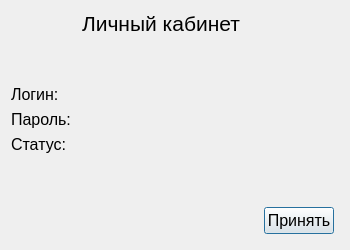
<?xml version="1.0" encoding="UTF-8"?>
<ui version="4.0">
 <class>InfoUser</class>
 <widget class="QDialog" name="InfoUser">
  <property name="geometry">
   <rect>
    <x>0</x>
    <y>0</y>
    <width>350</width>
    <height>250</height>
   </rect>
  </property>
  <property name="windowTitle">
   <string>Dialog</string>
  </property>
  <property name="layoutDirection">
   <enum>Qt::LeftToRight</enum>
  </property>
  <layout class="QVBoxLayout" name="verticalLayout_4">
   <property name="sizeConstraint">
    <enum>QLayout::SetDefaultConstraint</enum>
   </property>
   <item>
    <widget class="QLabel" name="label">
     <property name="maximumSize">
      <size>
       <width>300</width>
       <height>30</height>
      </size>
     </property>
     <property name="font">
      <font>
       <pointsize>16</pointsize>
      </font>
     </property>
     <property name="focusPolicy">
      <enum>Qt::NoFocus</enum>
     </property>
     <property name="layoutDirection">
      <enum>Qt::LeftToRight</enum>
     </property>
     <property name="autoFillBackground">
      <bool>false</bool>
     </property>
     <property name="text">
      <string>Личный кабинет</string>
     </property>
     <property name="alignment">
      <set>Qt::AlignCenter</set>
     </property>
    </widget>
   </item>
   <item>
    <spacer name="verticalSpacer_2">
     <property name="orientation">
      <enum>Qt::Vertical</enum>
     </property>
     <property name="sizeHint" stdset="0">
      <size>
       <width>20</width>
       <height>40</height>
      </size>
     </property>
    </spacer>
   </item>
   <item>
    <layout class="QFormLayout" name="formLayout_2">
     <property name="rowWrapPolicy">
      <enum>QFormLayout::DontWrapRows</enum>
     </property>
     <property name="labelAlignment">
      <set>Qt::AlignJustify|Qt::AlignVCenter</set>
     </property>
     <property name="formAlignment">
      <set>Qt::AlignJustify|Qt::AlignVCenter</set>
     </property>
     <item row="0" column="0">
      <widget class="QLabel" name="label_2">
       <property name="font">
        <font>
         <pointsize>12</pointsize>
        </font>
       </property>
       <property name="text">
        <string>Логин: </string>
       </property>
      </widget>
     </item>
     <item row="1" column="0">
      <widget class="QLabel" name="label_3">
       <property name="font">
        <font>
         <pointsize>12</pointsize>
        </font>
       </property>
       <property name="text">
        <string>Пароль:</string>
       </property>
      </widget>
     </item>
     <item row="2" column="0">
      <widget class="QLabel" name="label_4">
       <property name="font">
        <font>
         <pointsize>12</pointsize>
        </font>
       </property>
       <property name="text">
        <string>Статус:</string>
       </property>
      </widget>
     </item>
     <item row="0" column="1">
      <widget class="QLabel" name="Llogin">
       <property name="text">
        <string/>
       </property>
      </widget>
     </item>
     <item row="1" column="1">
      <widget class="QLabel" name="LPassword">
       <property name="text">
        <string/>
       </property>
      </widget>
     </item>
     <item row="2" column="1">
      <widget class="QLabel" name="LStatus">
       <property name="text">
        <string/>
       </property>
      </widget>
     </item>
    </layout>
   </item>
   <item>
    <spacer name="verticalSpacer">
     <property name="orientation">
      <enum>Qt::Vertical</enum>
     </property>
     <property name="sizeHint" stdset="0">
      <size>
       <width>20</width>
       <height>40</height>
      </size>
     </property>
    </spacer>
   </item>
   <item>
    <layout class="QHBoxLayout" name="horizontalLayout" stretch="0,0">
     <property name="spacing">
      <number>5</number>
     </property>
     <property name="sizeConstraint">
      <enum>QLayout::SetMinimumSize</enum>
     </property>
     <property name="leftMargin">
      <number>5</number>
     </property>
     <property name="topMargin">
      <number>5</number>
     </property>
     <property name="rightMargin">
      <number>5</number>
     </property>
     <property name="bottomMargin">
      <number>5</number>
     </property>
     <item>
      <spacer name="horizontalSpacer">
       <property name="orientation">
        <enum>Qt::Horizontal</enum>
       </property>
       <property name="sizeHint" stdset="0">
        <size>
         <width>40</width>
         <height>20</height>
        </size>
       </property>
      </spacer>
     </item>
     <item>
      <widget class="QPushButton" name="accept">
       <property name="maximumSize">
        <size>
         <width>70</width>
         <height>16777215</height>
        </size>
       </property>
       <property name="font">
        <font>
         <pointsize>12</pointsize>
        </font>
       </property>
       <property name="text">
        <string>Принять</string>
       </property>
      </widget>
     </item>
    </layout>
   </item>
  </layout>
 </widget>
 <resources/>
 <connections>
  <connection>
   <sender>accept</sender>
   <signal>clicked()</signal>
   <receiver>InfoUser</receiver>
   <slot>accept()</slot>
   <hints>
    <hint type="sourcelabel">
     <x>252</x>
     <y>279</y>
    </hint>
    <hint type="destinationlabel">
     <x>150</x>
     <y>153</y>
    </hint>
   </hints>
  </connection>
 </connections>
</ui>
